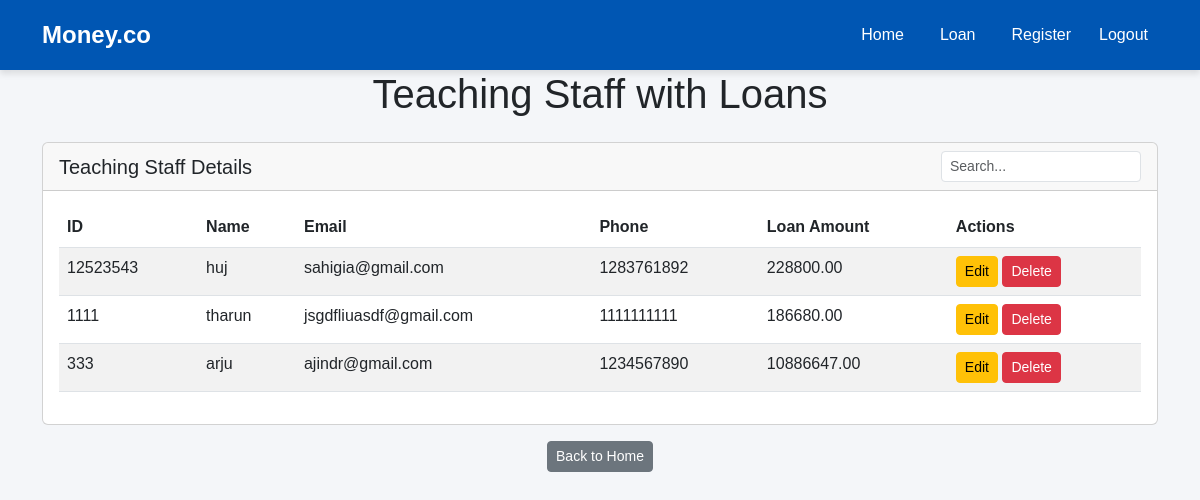
Page /teaching_staff/ on the earlier database version.
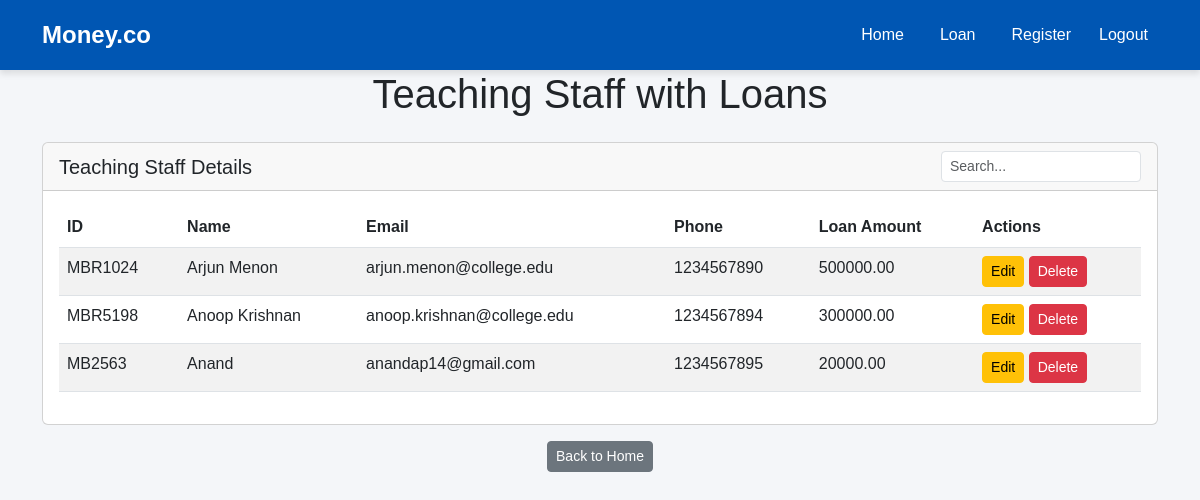
Same page on the later database version.
### moneyapp/models.py (models this page shows, shortened)
class Member(models.Model):
    ROLE_CHOICES = [('Teaching', 'Teaching Staff'), ('Non-Teaching', 'Non-Teaching Staff')]
    name            = models.CharField(max_length=100)
    member_id       = models.CharField(max_length=50, unique=True)
    department      = models.CharField(max_length=100, blank=True)
    designation     = models.CharField(max_length=100, blank=True)
    mob = models.CharField(max_length=10, validators=[phone_validator])
    email           = models.EmailField()
    dob             = models.DateField()
    doj             = models.DateField()
    doj_service     = models.DateField()
    maximum_period  = models.IntegerField()
    max_loan_amount = models.DecimalField(max_digits=10, decimal_places=2)
    city            = models.CharField(max_length=100)
    pincode         = models.CharField(max_length=10)
    role            = models.CharField(max_length=20, choices=ROLE_CHOICES, default='Non-Teaching')
    has_loan        = models.BooleanField(default=False)

### moneyapp/views.py (the view)
# urls.py: path('teaching_staff/', views.teaching_staff, name='teaching_staff'),
def teaching_staff(request):
    members = Member.objects.filter(role='Teaching', has_loan=True)
    return render(request, 'teaching_staff.html', {'members': members})

### moneyapp/templates/teaching_staff.html (shortened to what this page needs)
{% extends 'base.html' %}
{% block content %}
<div class="container">
    <h1 class="text-center mb-4">Teaching Staff with Loans</h1>
    <div class="card">
        <div class="card-header d-flex justify-content-between align-items-center">
            <h5 class="mb-0 me-3">Teaching Staff Details</h5>
            <input type="text" id="tableSearch" class="form-control form-control-sm"
                   placeholder="Search..." style="width: 200px;">
        </div>
        <div class="card-body">
            {% if members %}
                <table class="table table-striped">
                    <thead>
                        <tr>
                            <th>ID</th>
                            <th>Name</th>
                            <th>Email</th>
                            <th>Phone</th>
                            <th>Loan Amount</th>
                            <th>Actions</th>
                        </tr>
                    </thead>
                    <tbody>
                        {% for member in members %}
                        <tr data-href="{% url 'detail_members' member.id %}" style="cursor: pointer;">
                            <td>{{ member.member_id }}</td>
                            <td>{{ member.name }}</td>
                            <td>{{ member.email }}</td>
                            <td>{{ member.mob }}</td>
                            <td>{{ member.max_loan_amount }}</td>
                            <td>
                                <a href="{% url 'edit_member' member.id %}" class="btn btn-warning btn-sm">Edit</a>
                                <a href="{% url 'delete_member' member.id %}" class="btn btn-danger btn-sm"
                                   onclick="return confirm('Are you sure you want to delete this member?');">
                                    Delete
                                </a>
                            </td>
                        </tr>
                        {% endfor %}
                    </tbody>
                </table>
            {% else %}
                <p class="text-center">No teaching staff with loans found.</p>
            {% endif %}
        </div>
    </div>
</div>
<div class="text-center mt-3">
    <a href="{% url 'home' %}" class="btn btn-sm btn-secondary">Back to Home</a>
</div>
{% endblock %}

Differences in the rows shown:
removed Member: member_id "12523543", name "huj", email "sahigia@gmail.com", mob "1283761892", max_loan_amount "228800.00"
removed Member: member_id "1111", name "tharun", email "jsgdfliuasdf@gmail.com", mob "1111111111", max_loan_amount "186680.00"
removed Member: member_id "333", name "arju", email "ajindr@gmail.com", mob "1234567890", max_loan_amount "10886647.00"
added Member: member_id "MBR1024", name "Arjun Menon", email "arjun.menon@college.edu", mob "1234567890", max_loan_amount "500000.00"
added Member: member_id "MBR5198", name "Anoop Krishnan", email "anoop.krishnan@college.edu", mob "1234567894", max_loan_amount "300000.00"
added Member: member_id "MB2563", name "Anand", email "anandap14@gmail.com", mob "1234567895", max_loan_amount "20000.00"
